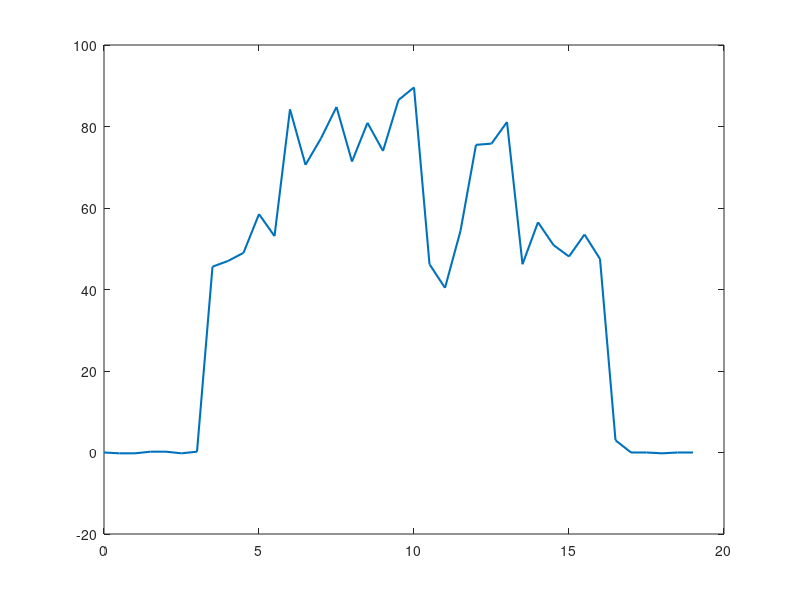

This chart was generated by the following MATLAB code: (Note: this script raises an error after producing the figure.)
data = fileread('high_current_test.txt');

values = regexp(data, ...
    'Voltage:\s*([\d.]+)\s*V\s*\|\s*Current:\s*(-?[\d.]+)\s*mA', ...
    'tokens');

voltage = zeros(length(values), 1);
current = zeros(length(values), 1);

for i = 1:length(values)
    voltage(i) = str2double(values{i}{1});
    current(i) = str2double(values{i}{2});
end

time = (0:length(current)-1) * 0.5;

figure;
plot(time, current, 'LineWidth', 1.5);
hold on;
yline(65, '--r', 'High Current Threshold');
xlabel('Time (seconds)');
ylabel('Current (mA)');
title('DC Motor Current During Fault Testing');
grid on;

figure;
plot(time, voltage, 'LineWidth', 1.5);
hold on;

yline(4.5, '--r', 'Low Voltage Threshold');
yline(5.5, '--r', 'High Voltage Threshold');

xlabel('Time (seconds)');
ylabel('Voltage (V)');
title('DC Motor Voltage During Fault Testing');
grid on;
